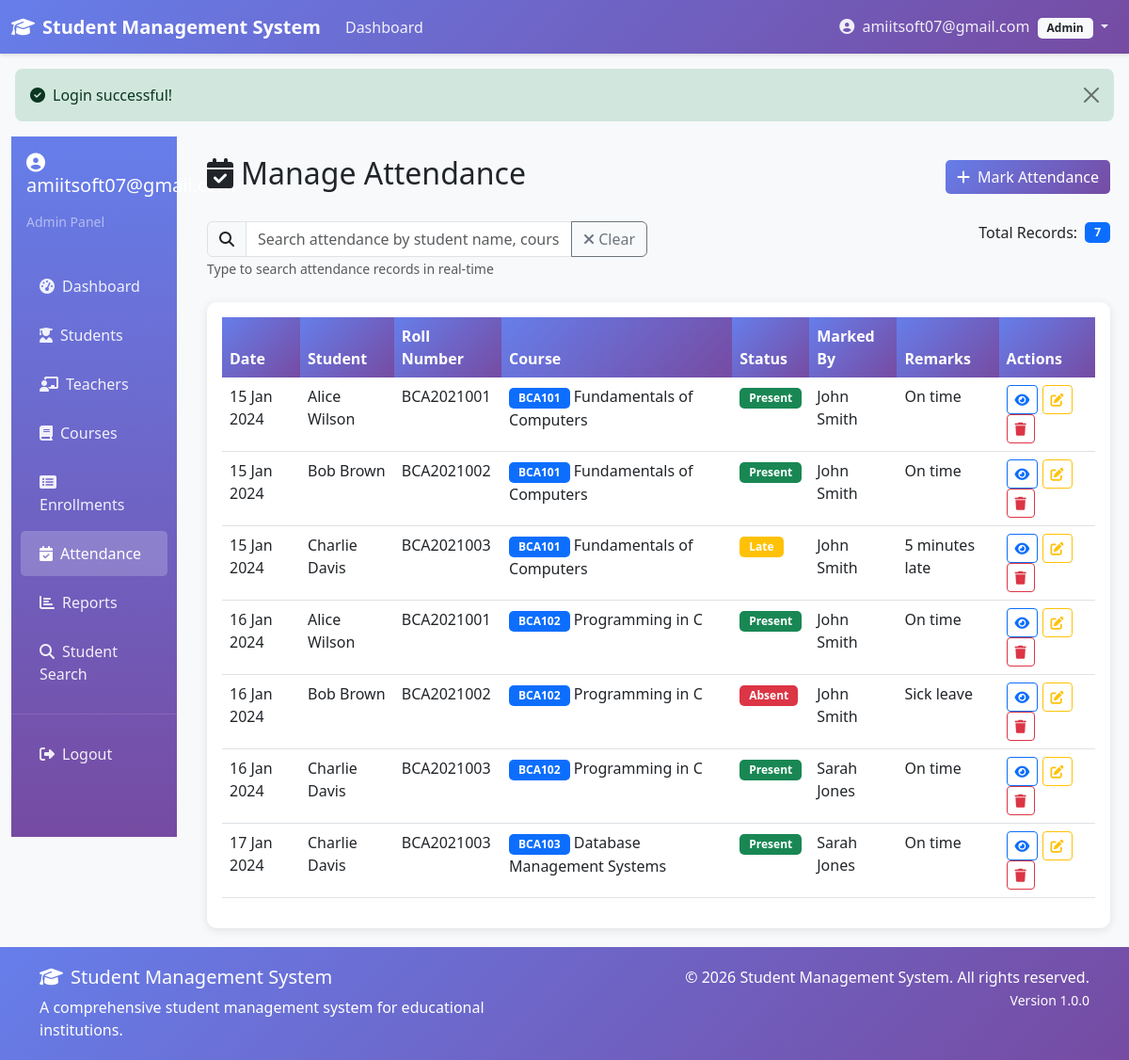
/admin/attendance.php (signed in), run on the app's committed database.
### tables this page shows
CREATE TABLE attendance (
    id INT AUTO_INCREMENT PRIMARY KEY,
    student_id INT NOT NULL COMMENT 'Student whose attendance is being marked',
    course_id INT NOT NULL COMMENT 'Course for which attendance is marked',
    date DATE NOT NULL COMMENT 'Attendance date',
    status ENUM('present', 'absent', 'late', 'excused', 'on_leave') DEFAULT 'present' COMMENT 'Attendance status',
    check_in_time TIME DEFAULT NULL COMMENT 'Student check-in time',
    check_out_time TIME DEFAULT NULL COMMENT 'Student check-out time',
    total_hours DECIMAL(4,2) DEFAULT NULL COMMENT 'Total hours attended',
    marked_by INT NOT NULL COMMENT 'Teacher who marked attendance',
    remarks TEXT DEFAULT NULL COMMENT 'Additional remarks about attendance',
    attendance_type ENUM('regular', 'practical', 'exam', 'extra_class') DEFAULT 'regular' COMMENT 'Type of attendance session',
    location VARCHAR(100) DEFAULT NULL COMMENT 'Classroom/location',
    created_at TIMESTAMP DEFAULT CURRENT_TIMESTAMP COMMENT 'Attendance record creation time',
    updated_at TIMESTAMP DEFAULT CURRENT_TIMESTAMP ON UPDATE CURRENT_TIMESTAMP COMMENT 'Last update time',
    
     
    FOREIGN KEY (student_id) REFERENCES students(id) ON DELETE CASCADE,
    FOREIGN KEY (course_id) REFERENCES courses(id) ON DELETE CASCADE,
    FOREIGN KEY (marked_by) REFERENCES teachers(id) ON DELETE CASCADE,
    
     
    UNIQUE KEY unique_attendance (student_id, course_id, date),
    
     
    INDEX idx_attendance_date (date),
    INDEX idx_student_attendance (student_id, date),
    INDEX idx_course_attendance (course_id, date),
    INDEX idx_status (status)
);

CREATE TABLE students (
    id INT AUTO_INCREMENT PRIMARY KEY,
    user_id INT UNIQUE NOT NULL COMMENT 'Link to users table',
    first_name VARCHAR(50) NOT NULL COMMENT 'Student first name',
    last_name VARCHAR(50) NOT NULL COMMENT 'Student last name',
    roll_number VARCHAR(20) UNIQUE NOT NULL COMMENT 'Unique roll number (e.g., BCA2021001)',
    date_of_birth DATE NOT NULL COMMENT 'Student date of birth',
    gender ENUM('male', 'female', 'other') NOT NULL COMMENT 'Student gender',
    phone VARCHAR(15) DEFAULT NULL COMMENT 'Contact phone number',
    address TEXT DEFAULT NULL COMMENT 'Residential address',
    enrollment_date DATE NOT NULL COMMENT 'Date of enrollment in institution',
    batch_year VARCHAR(10) DEFAULT NULL COMMENT 'Academic batch year',
    semester VARCHAR(20) DEFAULT NULL COMMENT 'Current semester',
    section VARCHAR(10) DEFAULT NULL COMMENT 'Class section',
    blood_group VARCHAR(5) DEFAULT NULL COMMENT 'Blood group for medical records',
    nationality VARCHAR(50) DEFAULT NULL COMMENT 'Student nationality',
    religion VARCHAR(50) DEFAULT NULL COMMENT 'Student religion',
    category ENUM('general', 'sc', 'st', 'obc', 'other') DEFAULT 'general' COMMENT 'Student category',
    admission_type ENUM('regular', 'management', 'nri', 'other') DEFAULT 'regular' COMMENT 'Type of admission',
    father_name VARCHAR(50) DEFAULT NULL COMMENT 'Father name',
    mother_name VARCHAR(50) DEFAULT NULL COMMENT 'Mother name',
    guardian_name VARCHAR(50) DEFAULT NULL COMMENT 'Guardian name',
    parent_phone VARCHAR(15) DEFAULT NULL COMMENT 'Parent/guardian contact',
    parent_email VARCHAR(100) DEFAULT NULL COMMENT 'Parent/guardian email',
    emergency_contact VARCHAR(15) DEFAULT NULL COMMENT 'Emergency contact number',
    created_at TIMESTAMP DEFAULT CURRENT_TIMESTAMP COMMENT 'Record creation time',
    updated_at TIMESTAMP DEFAULT CURRENT_TIMESTAMP ON UPDATE CURRENT_TIMESTAMP COMMENT 'Last update time',
    
     
    FOREIGN KEY (user_id) REFERENCES users(id) ON DELETE CASCADE,
    
     
    INDEX idx_roll_number (roll_number),
    INDEX idx_batch_year (batch_year),
    INDEX idx_enrollment_date (enrollment_date),
    INDEX idx_first_name (first_name),
    INDEX idx_last_name (last_name)
);

CREATE TABLE courses (
    id INT AUTO_INCREMENT PRIMARY KEY,
    course_code VARCHAR(20) UNIQUE NOT NULL COMMENT 'Unique course identifier',
    course_name VARCHAR(100) NOT NULL COMMENT 'Course title',
    description TEXT DEFAULT NULL COMMENT 'Course description and objectives',
    credits INT NOT NULL DEFAULT 3 COMMENT 'Course credit hours',
    course_type ENUM('core', 'elective', 'optional') DEFAULT 'core' COMMENT 'Course type',
    department_id INT DEFAULT NULL COMMENT 'Department offering this course',
    semester VARCHAR(20) DEFAULT NULL COMMENT 'Semester offering',
    academic_year VARCHAR(10) DEFAULT NULL COMMENT 'Academic year',
    max_students INT DEFAULT 50 COMMENT 'Maximum students allowed',
    current_students INT DEFAULT 0 COMMENT 'Currently enrolled students',
    prerequisites TEXT DEFAULT NULL COMMENT 'Course prerequisites',
    learning_outcomes TEXT DEFAULT NULL COMMENT 'Learning outcomes',
    syllabus TEXT DEFAULT NULL COMMENT 'Course syllabus',
    teacher_id INT DEFAULT NULL COMMENT 'Assigned teacher',
    is_active BOOLEAN DEFAULT TRUE COMMENT 'Course status',
    created_at TIMESTAMP DEFAULT CURRENT_TIMESTAMP COMMENT 'Course creation time',
    updated_at TIMESTAMP DEFAULT CURRENT_TIMESTAMP ON UPDATE CURRENT_TIMESTAMP COMMENT 'Last update time',
    
     
    FOREIGN KEY (department_id) REFERENCES departments(id) ON DELETE SET NULL,
    FOREIGN KEY (teacher_id) REFERENCES teachers(id) ON DELETE SET NULL,
    
     
    INDEX idx_course_code (course_code),
    INDEX idx_course_name (course_name),
    INDEX idx_semester (semester),
    INDEX idx_academic_year (academic_year)
);

CREATE TABLE teachers (
    id INT AUTO_INCREMENT PRIMARY KEY,
    user_id INT UNIQUE NOT NULL COMMENT 'Link to users table',
    first_name VARCHAR(50) NOT NULL COMMENT 'Teacher first name',
    last_name VARCHAR(50) NOT NULL COMMENT 'Teacher last name',
    employee_id VARCHAR(20) UNIQUE NOT NULL COMMENT 'Auto-generated employee ID (EMP001, etc.)',
    date_of_birth DATE NOT NULL COMMENT 'Teacher date of birth',
    gender ENUM('male', 'female', 'other') NOT NULL COMMENT 'Teacher gender',
    phone VARCHAR(15) DEFAULT NULL COMMENT 'Contact phone number',
    address TEXT DEFAULT NULL COMMENT 'Residential address',
    qualification VARCHAR(100) DEFAULT NULL COMMENT 'Academic qualification',
    specialization VARCHAR(100) DEFAULT NULL COMMENT 'Subject specialization',
    hire_date DATE NOT NULL COMMENT 'Date of hiring',
    employment_type ENUM('permanent', 'contract', 'visiting', 'other') DEFAULT 'permanent' COMMENT 'Employment type',
    department VARCHAR(100) DEFAULT NULL COMMENT 'Department assignment',
    designation VARCHAR(100) DEFAULT NULL COMMENT 'Job designation',
    experience_years INT DEFAULT 0 COMMENT 'Years of teaching experience',
    salary DECIMAL(10,2) DEFAULT NULL COMMENT 'Monthly salary',
    bank_account VARCHAR(50) DEFAULT NULL COMMENT 'Bank account number',
    bank_name VARCHAR(100) DEFAULT NULL COMMENT 'Bank name',
    pan_number VARCHAR(20) DEFAULT NULL COMMENT 'PAN number for tax purposes',
    aadhaar_number VARCHAR(20) DEFAULT NULL COMMENT 'Aadhaar number (Indian ID)',
    is_active BOOLEAN DEFAULT TRUE COMMENT 'Employment status',
    created_at TIMESTAMP DEFAULT CURRENT_TIMESTAMP COMMENT 'Record creation time',
    updated_at TIMESTAMP DEFAULT CURRENT_TIMESTAMP ON UPDATE CURRENT_TIMESTAMP COMMENT 'Last update time',
    
     
    FOREIGN KEY (user_id) REFERENCES users(id) ON DELETE CASCADE,
    
     
    INDEX idx_employee_id (employee_id),
    INDEX idx_specialization (specialization),
    INDEX idx_department (department),
    INDEX idx_hire_date (hire_date)
);

### config/config.php (called while the page is built, shortened)
<?php
function formatDate($date) {
    return date('d M Y', strtotime($date));
}
?>

### admin/attendance.php (the view, shortened to what this page needs)
<?php
require_once __DIR__ . '/../config/config.php';
$attendance = [];
try {
    $pdo = getDBConnection();
    $stmt = $pdo->query("
        SELECT a.*, s.first_name, s.last_name, s.roll_number, s.id as student_id,
               c.course_code, c.course_name,
               t.first_name as teacher_first_name, t.last_name as teacher_last_name
        FROM attendance a
        JOIN students s ON a.student_id = s.id
        JOIN courses c ON a.course_id = c.id
        JOIN teachers t ON a.marked_by = t.id
        ORDER BY a.date ASC, c.course_code, s.id
    ");
    $attendance = $stmt->fetchAll();
} catch (PDOException $e) {
    setErrorMessage('Database error: ' . $e->getMessage());
}
?>
<?php include __DIR__ . '/../includes/header.php'; ?>
<div class="container-fluid">
    <div class="row">
        <div class="col-md-3 col-lg-2 d-none d-md-block">
            <?php include __DIR__ . '/../includes/sidebar.php'; ?>
        </div>
        <div class="col-md-9 col-lg-10 main-content">
            <div class="d-flex justify-content-between align-items-center mb-4">
                <h2><i class="fas fa-calendar-check me-2"></i>Manage Attendance</h2>
                <button class="btn btn-primary" data-bs-toggle="modal" data-bs-target="#addAttendanceModal">
                    <i class="fas fa-plus me-2"></i>Mark Attendance
                </button>
            </div>
            <div class="row mb-4">
                <div class="col-md-6">
                    <div class="input-group">
                        <span class="input-group-text">
                            <i class="fas fa-search"></i>
                        </span>
                        <input type="text" class="form-control" id="attendanceSearch" placeholder="Search attendance by student name, course, date, or status...">
                        <button class="btn btn-outline-secondary" type="button" id="clearAttendanceSearch">
                            <i class="fas fa-times"></i> Clear
                        </button>
                    </div>
                    <small class="text-muted">Type to search attendance records in real-time</small>
                </div>
                <div class="col-md-6">
                    <div class="d-flex align-items-center justify-content-end">
                        <span class="me-2">Total Records:</span>
                        <span class="badge bg-primary" id="attendanceCount">0</span>
                    </div>
                </div>
            </div>
            <div class="card">
                <div class="card-body">
                    <?php if (!empty($attendance)): ?>
                        <div class="table-responsive">
                            <table class="table table-hover" id="attendanceTable">
                                <thead>
                                    <tr>
                                        <th>Date</th>
                                        <th>Student</th>
                                        <th>Roll Number</th>
                                        <th>Course</th>
                                        <th>Status</th>
                                        <th>Marked By</th>
                                        <th>Remarks</th>
                                        <th>Actions</th>
                                    </tr>
                                </thead>
                                <tbody>
                                    <?php foreach ($attendance as $record): ?>
                                        <tr class="attendance-row"
                                            data-id="<?php echo $record['id']; ?>"
                                            data-date="<?php echo formatDate($record['date']); ?>"
                                            data-student="<?php echo htmlspecialchars(strtolower($record['first_name'] . ' ' . $record['last_name'])); ?>"
                                            data-roll="<?php echo htmlspecialchars(strtolower($record['roll_number'])); ?>"
                                            data-course="<?php echo htmlspecialchars(strtolower($record['course_code'] . ' ' . $record['course_name'])); ?>"
                                            data-status="<?php echo htmlspecialchars(strtolower($record['status'])); ?>"
                                            data-marked-by="<?php echo htmlspecialchars(strtolower($record['marked_by'])); ?>"
                                            data-remarks="<?php echo htmlspecialchars(strtolower($record['remarks'])); ?>"
                                            data-search-text="<?php echo htmlspecialchars(strtolower(formatDate($record['date']) . ' ' . $record['first_name'] . ' ' . $record['last_name'] . ' ' . $record['roll_number'] . ' ' . $record['course_code'] . ' ' . $record['course_name'] . ' ' . $record['status'] . ' ' . $record['marked_by'] . ' ' . $record['remarks'])); ?>">
                                            <td><?php echo formatDate($record['date']); ?></td>
                                            <td><?php echo htmlspecialchars($record['first_name'] . ' ' . $record['last_name']); ?></td>
                                            <td><?php echo htmlspecialchars($record['roll_number']); ?></td>
                                            <td>
                                                <span class="badge bg-primary"><?php echo htmlspecialchars($record['course_code']); ?></span>
                                                <?php echo htmlspecialchars($record['course_name']); ?>
                                            </td>
                                            <td>
                                                <?php
                                                $statusClass = '';
                                                switch($record['status']) {
                                                    case 'present':
                                                        $statusClass = 'bg-success';
                                                        break;
                                                    case 'absent':
                                                        $statusClass = 'bg-danger';
                                                        break;
                                                    case 'late':
                                                        $statusClass = 'bg-warning';
                                                        break;
                                                }
                                                ?>
                                                <span class="badge <?php echo $statusClass; ?>">
                                                    <?php echo ucfirst($record['status']); ?>
                                                </span>
                                            </td>
                                            <td><?php echo htmlspecialchars($record['teacher_first_name'] . ' ' . $record['teacher_last_name']); ?></td>
                                            <td><?php echo htmlspecialchars($record['remarks'] ?: '-'); ?></td>
                                            <td>
                                                <button class="btn btn-sm btn-outline-primary" onclick="viewAttendance(<?php echo $record['id']; ?>)">
                                                    <i class="fas fa-eye"></i>
                                                </button>
                                                <button class="btn btn-sm btn-outline-warning" onclick="editAttendance(<?php echo $record['id']; ?>)">
                                                    <i class="fas fa-edit"></i>
                                                </button>
                                                <form method="POST" style="display: inline;" onsubmit="return confirmDelete('Are you sure you want to delete this attendance record?')">
                                                    <button type="submit" class="btn btn-sm btn-outline-danger">
                                                        <i class="fas fa-trash"></i>
                                                    </button>
                                                </form>
                                            </td>
                                        </tr>
                                    <?php endforeach; ?>
                                </tbody>
                            </table>
                        </div>
                    <?php endif; ?>
                </div>
            </div>
        </div>
    </div>
</div>
<?php include __DIR__ . '/../includes/footer.php'; ?>

### data on the page
attendance: date "15 Jan 2024", student.last_name "Alice Wilson", student.roll_number "BCA2021001", course.course_code "BCA101", course.course_name "Fundamentals of Computers", status "Present", marked_by.last_name "John Smith", remarks "On time"
attendance: date "15 Jan 2024", student.last_name "Bob Brown", student.roll_number "BCA2021002", course.course_code "BCA101", course.course_name "Fundamentals of Computers", status "Present", marked_by.last_name "John Smith", remarks "On time"
attendance: date "15 Jan 2024", student.last_name "Charlie Davis", student.roll_number "BCA2021003", course.course_code "BCA101", course.course_name "Fundamentals of Computers", status "Late", marked_by.last_name "John Smith", remarks "5 minutes late"
attendance: date "16 Jan 2024", student.last_name "Alice Wilson", student.roll_number "BCA2021001", course.course_code "BCA102", course.course_name "Programming in C", status "Present", marked_by.last_name "John Smith", remarks "On time"
attendance: date "16 Jan 2024", student.last_name "Bob Brown", student.roll_number "BCA2021002", course.course_code "BCA102", course.course_name "Programming in C", status "Absent", marked_by.last_name "John Smith", remarks "Sick leave"
attendance: date "16 Jan 2024", student.last_name "Charlie Davis", student.roll_number "BCA2021003", course.course_code "BCA102", course.course_name "Programming in C", status "Present", marked_by.last_name "Sarah Jones", remarks "On time"
attendance: date "17 Jan 2024", student.last_name "Charlie Davis", student.roll_number "BCA2021003", course.course_code "BCA103", course.course_name "Database Management Systems", status "Present", marked_by.last_name "Sarah Jones", remarks "On time"

### other printed values
APP_NAME "Student Management System"
$_SESSION['username'] "amiitsoft07@gmail.com"
getUserRole() "Admin"
$successMessage "Login successful!"
$role "Admin"
APP_VERSION "1.0.0"
